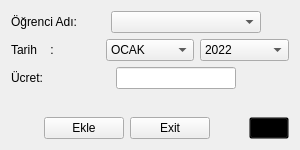
<?xml version="1.0" encoding="UTF-8"?>
<ui version="4.0">
 <class>Form</class>
 <widget class="QWidget" name="Form">
  <property name="geometry">
   <rect>
    <x>0</x>
    <y>0</y>
    <width>300</width>
    <height>150</height>
   </rect>
  </property>
  <property name="minimumSize">
   <size>
    <width>300</width>
    <height>100</height>
   </size>
  </property>
  <property name="maximumSize">
   <size>
    <width>300</width>
    <height>200</height>
   </size>
  </property>
  <property name="windowTitle">
   <string>Aidat Ekle</string>
  </property>
  <property name="windowIcon">
   <iconset resource="../py_rc/icons.qrc">
    <normaloff>:/assets/essk.png</normaloff>:/assets/essk.png</iconset>
  </property>
  <layout class="QVBoxLayout" name="verticalLayout">
   <item>
    <layout class="QHBoxLayout" name="horizontalLayout">
     <item>
      <widget class="QLabel" name="label">
       <property name="text">
        <string>Öğrenci Adı:</string>
       </property>
      </widget>
     </item>
     <item>
      <spacer name="horizontalSpacer_5">
       <property name="orientation">
        <enum>Qt::Horizontal</enum>
       </property>
       <property name="sizeHint" stdset="0">
        <size>
         <width>40</width>
         <height>20</height>
        </size>
       </property>
      </spacer>
     </item>
     <item>
      <widget class="QComboBox" name="aidat_comboBox">
       <property name="minimumSize">
        <size>
         <width>150</width>
         <height>0</height>
        </size>
       </property>
      </widget>
     </item>
     <item>
      <spacer name="horizontalSpacer">
       <property name="orientation">
        <enum>Qt::Horizontal</enum>
       </property>
       <property name="sizeHint" stdset="0">
        <size>
         <width>40</width>
         <height>20</height>
        </size>
       </property>
      </spacer>
     </item>
    </layout>
   </item>
   <item>
    <layout class="QHBoxLayout" name="horizontalLayout_4">
     <property name="topMargin">
      <number>0</number>
     </property>
     <item>
      <widget class="QLabel" name="label_2">
       <property name="text">
        <string>Tarih    :</string>
       </property>
      </widget>
     </item>
     <item>
      <widget class="QComboBox" name="ay_cmb_aidat">
       <item>
        <property name="text">
         <string>OCAK</string>
        </property>
       </item>
       <item>
        <property name="text">
         <string>ŞUBAT</string>
        </property>
       </item>
       <item>
        <property name="text">
         <string>MART</string>
        </property>
       </item>
       <item>
        <property name="text">
         <string>NİSAN</string>
        </property>
       </item>
       <item>
        <property name="text">
         <string>MAYIS</string>
        </property>
       </item>
       <item>
        <property name="text">
         <string>HAZİRAN</string>
        </property>
       </item>
       <item>
        <property name="text">
         <string>TEMMUZ</string>
        </property>
       </item>
       <item>
        <property name="text">
         <string>AĞUSTOS</string>
        </property>
       </item>
       <item>
        <property name="text">
         <string>EYLÜL</string>
        </property>
       </item>
       <item>
        <property name="text">
         <string>EKİM</string>
        </property>
       </item>
       <item>
        <property name="text">
         <string>KASIM</string>
        </property>
       </item>
       <item>
        <property name="text">
         <string>ARALIK</string>
        </property>
       </item>
      </widget>
     </item>
     <item>
      <widget class="QComboBox" name="yil_cmb_aidat">
       <item>
        <property name="text">
         <string>2022</string>
        </property>
       </item>
       <item>
        <property name="text">
         <string>2023</string>
        </property>
       </item>
       <item>
        <property name="text">
         <string>2024</string>
        </property>
       </item>
       <item>
        <property name="text">
         <string>2025</string>
        </property>
       </item>
       <item>
        <property name="text">
         <string>2026</string>
        </property>
       </item>
       <item>
        <property name="text">
         <string>2027</string>
        </property>
       </item>
       <item>
        <property name="text">
         <string>2028</string>
        </property>
       </item>
       <item>
        <property name="text">
         <string>2029</string>
        </property>
       </item>
       <item>
        <property name="text">
         <string>2030</string>
        </property>
       </item>
       <item>
        <property name="text">
         <string>2031</string>
        </property>
       </item>
       <item>
        <property name="text">
         <string>2032</string>
        </property>
       </item>
       <item>
        <property name="text">
         <string>2033</string>
        </property>
       </item>
       <item>
        <property name="text">
         <string>2034</string>
        </property>
       </item>
       <item>
        <property name="text">
         <string>2035</string>
        </property>
       </item>
       <item>
        <property name="text">
         <string>2036</string>
        </property>
       </item>
       <item>
        <property name="text">
         <string>2037</string>
        </property>
       </item>
       <item>
        <property name="text">
         <string>2038</string>
        </property>
       </item>
       <item>
        <property name="text">
         <string>2039</string>
        </property>
       </item>
       <item>
        <property name="text">
         <string>2040</string>
        </property>
       </item>
      </widget>
     </item>
    </layout>
   </item>
   <item>
    <layout class="QHBoxLayout" name="horizontalLayout_3">
     <item>
      <widget class="QLabel" name="label_3">
       <property name="text">
        <string>Ücret:    </string>
       </property>
      </widget>
     </item>
     <item>
      <spacer name="horizontalSpacer_4">
       <property name="orientation">
        <enum>Qt::Horizontal</enum>
       </property>
       <property name="sizeHint" stdset="0">
        <size>
         <width>40</width>
         <height>20</height>
        </size>
       </property>
      </spacer>
     </item>
     <item>
      <widget class="QLineEdit" name="money_lineEdit">
       <property name="minimumSize">
        <size>
         <width>120</width>
         <height>0</height>
        </size>
       </property>
       <property name="inputMask">
        <string>99999</string>
       </property>
      </widget>
     </item>
     <item>
      <spacer name="horizontalSpacer_2">
       <property name="orientation">
        <enum>Qt::Horizontal</enum>
       </property>
       <property name="sizeHint" stdset="0">
        <size>
         <width>40</width>
         <height>20</height>
        </size>
       </property>
      </spacer>
     </item>
    </layout>
   </item>
   <item>
    <spacer name="verticalSpacer">
     <property name="orientation">
      <enum>Qt::Vertical</enum>
     </property>
     <property name="sizeHint" stdset="0">
      <size>
       <width>20</width>
       <height>40</height>
      </size>
     </property>
    </spacer>
   </item>
   <item>
    <layout class="QHBoxLayout" name="horizontalLayout_2">
     <item>
      <spacer name="horizontalSpacer_3">
       <property name="orientation">
        <enum>Qt::Horizontal</enum>
       </property>
       <property name="sizeHint" stdset="0">
        <size>
         <width>40</width>
         <height>20</height>
        </size>
       </property>
      </spacer>
     </item>
     <item>
      <widget class="QPushButton" name="add_aidat_button">
       <property name="text">
        <string>Ekle</string>
       </property>
      </widget>
     </item>
     <item>
      <widget class="QPushButton" name="exit_button">
       <property name="text">
        <string>Exit</string>
       </property>
      </widget>
     </item>
     <item>
      <spacer name="horizontalSpacer_6">
       <property name="orientation">
        <enum>Qt::Horizontal</enum>
       </property>
       <property name="sizeHint" stdset="0">
        <size>
         <width>40</width>
         <height>20</height>
        </size>
       </property>
      </spacer>
     </item>
     <item>
      <widget class="QPushButton" name="pushButton">
       <property name="styleSheet">
        <string notr="true">background: transparent;
image: url(:/assets/info.png);</string>
       </property>
       <property name="text">
        <string/>
       </property>
       <property name="iconSize">
        <size>
         <width>20</width>
         <height>20</height>
        </size>
       </property>
      </widget>
     </item>
    </layout>
   </item>
  </layout>
 </widget>
 <resources>
  <include location="../py_rc/icons.qrc"/>
 </resources>
 <connections/>
</ui>
